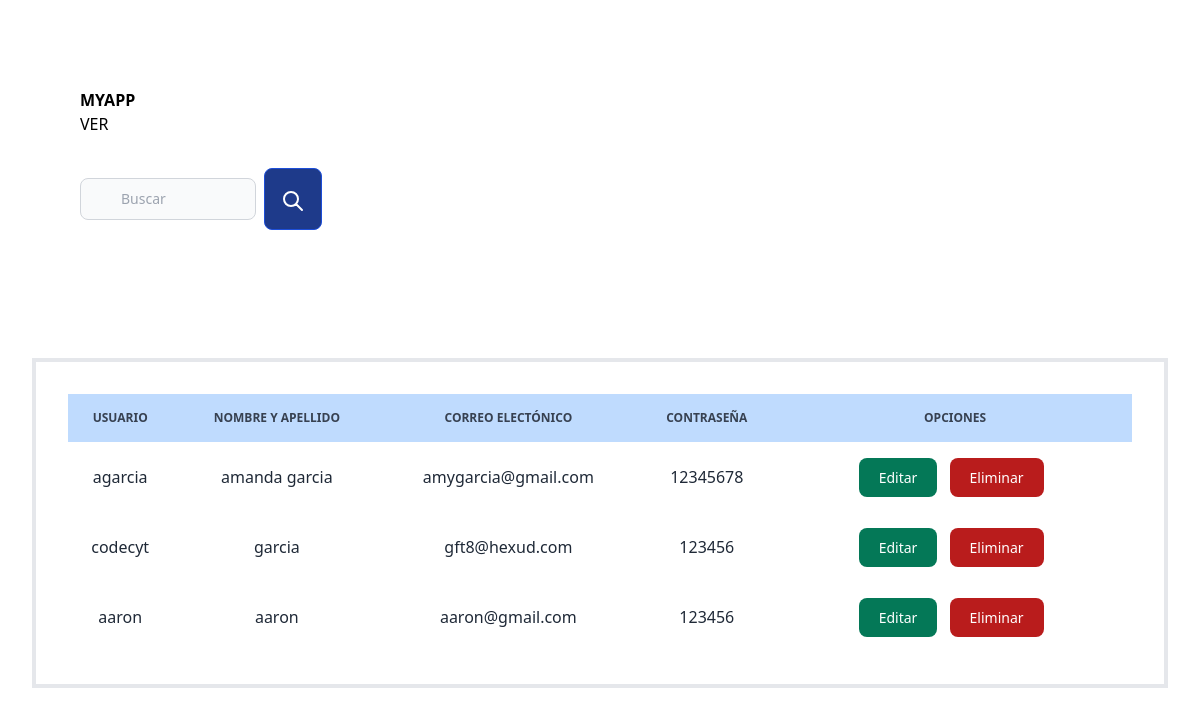
The page /buscar.php on the database its author committed.
### tables this page shows
CREATE TABLE `usuario` (
  `IdUsuarios` int NOT NULL,
  `NombreCompleto` varchar(500) DEFAULT NULL,
  `Usuarios` varchar(100) NOT NULL,
  `email` varchar(255) NOT NULL,
  `Clave` varchar(255) DEFAULT NULL,
  `Fecha` datetime NOT NULL,
  `IdPermisos` int NOT NULL
);

### php/busqueda.php (the view, shortened to what this page needs)
<!DOCTYPE html>
<html lang="es">
<head>
    <link rel="stylesheet" href="https://cdnjs.cloudflare.com/ajax/libs/tailwindcss/2.2.19/tailwind.min.css">
</head>
<body>
<div class=" max-w-fit	p-8  ">
<div class=" max-w-fit	p-8 border-4">
<?php
include "conexion.php";
$sql1= "select * from usuario where Usuarios like '%$_GET[s]%' or NombreCompleto like '%$_GET[s]%' or Clave like '%$_GET[s]%' or email like '%$_GET[s]%'  ";
$query = $con->query($sql1);
?>
<?php if($query->num_rows>0):?>
	<table class='w-full text-gray-800 dark:text-gray-400 border-solid border-gray-600' >
<thead class='text-xs text-gray-700 uppercase bg-blue-200 dark:bg-gray-700 dark:text-gray-400'>
	<tr>
	<th scope='col' class='py-4 px-2 text-center'>USUARIO</th>
	<th scope='col' class='py-4 px-2 text-center'>NOMBRE Y APELLIDO</th>
	<th scope='col' class='py-4 px-2 text-center'>CORREO ELECTÓNICO</th>
	<th scope='col' class='py-4 px-2 text-center'>CONTRASEÑA</th>
	<th  colspan='2' scope='col' class='py-3 px-6 text-center'>OPCIONES</th>
	</tr>
	</thead>
<?php while ($r=$query->fetch_array()):?>
<tr  class='py-3 px-6'>
<tbody>
	<td class='text-center py-4'><?php echo $r["Usuarios"]; ?></td>
	<td class='text-center py-4'><?php echo $r["NombreCompleto"]; ?></td>
	<td class='text-center py-4'><?php echo $r["email"]; ?></td>
	<td class='text-center py-4'><?php echo $r["Clave"]; ?></td>
	<td td colspan='2' scope='col'  class='py-6 px-6 text-center'>
		<a href="./editar.php?IdUsuarios=<?php echo $r["IdUsuarios"];?>" class="focus:outline-none text-white bg-green-700 hover:bg-green-800 focus:ring-4 focus:ring-green-300 font-medium rounded-lg text-sm px-5 py-2.5 mr-2 mb-2 dark:bg-green-600 dark:hover:bg-green-700 dark:focus:ring-green-800">Editar</a>
		<a href="#" id="del-<?php echo $r["IdUsuarios"];?>" class='focus:outline-none text-white bg-red-700 hover:bg-red-800 focus:ring-4 focus:ring-red-300 font-medium rounded-lg text-sm px-5 py-2.5 mr-2 mb-2 dark:bg-red-600 dark:hover:bg-red-700 dark:focus:ring-red-900'>Eliminar</a>
	</td>
</tr>
<?php endwhile;?>
</table>
<?php else:?>
	<p class="">No hay resultados</p>
<?php endif;?>

### rows shown on the page
usuario: Usuarios "agarcia", NombreCompleto "amanda garcia", email "amygarcia@gmail.com", Clave "12345678"
usuario: Usuarios "codecyt", NombreCompleto "garcia", email "gft8@hexud.com", Clave "123456"
usuario: Usuarios "aaron", NombreCompleto "aaron", email "aaron@gmail.com", Clave "123456"
